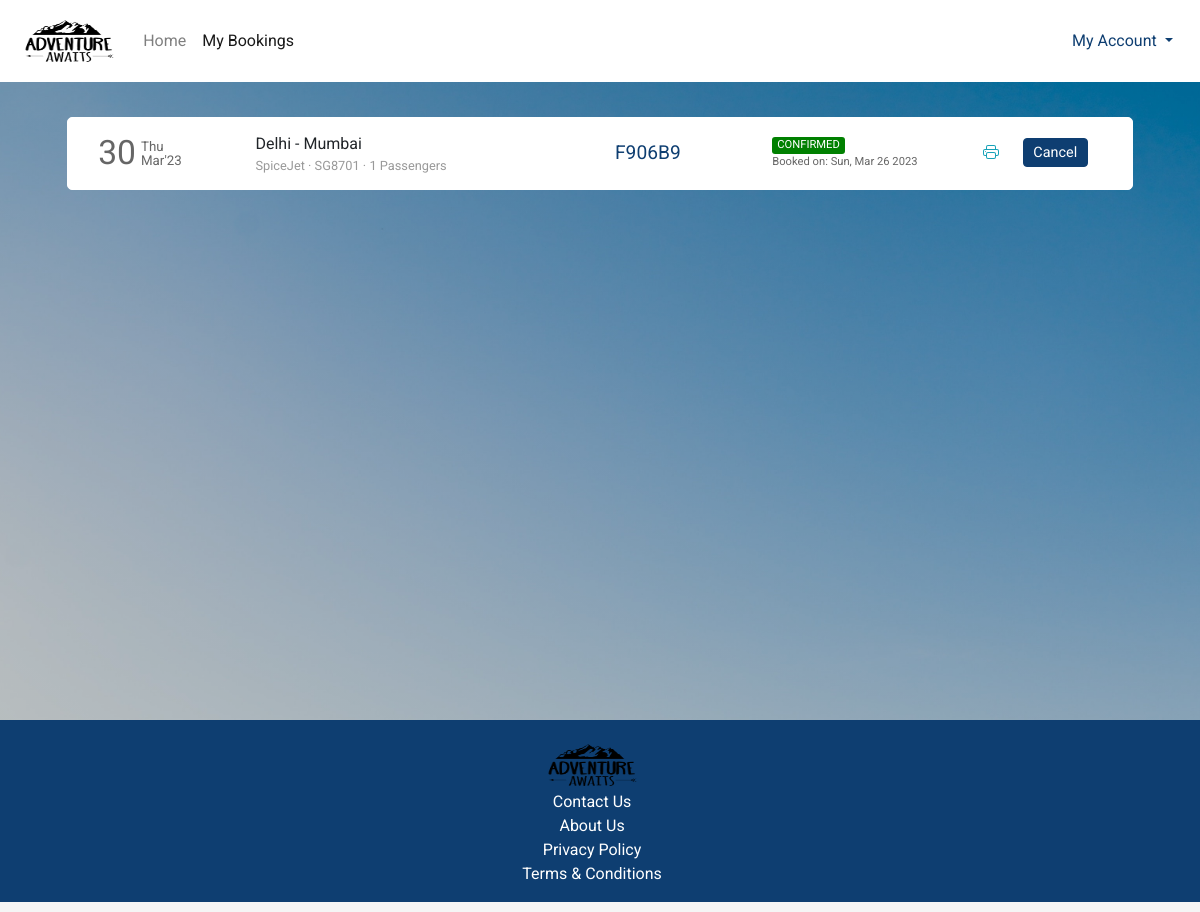
Page /flight/bookings (signed in) on the earlier database version.
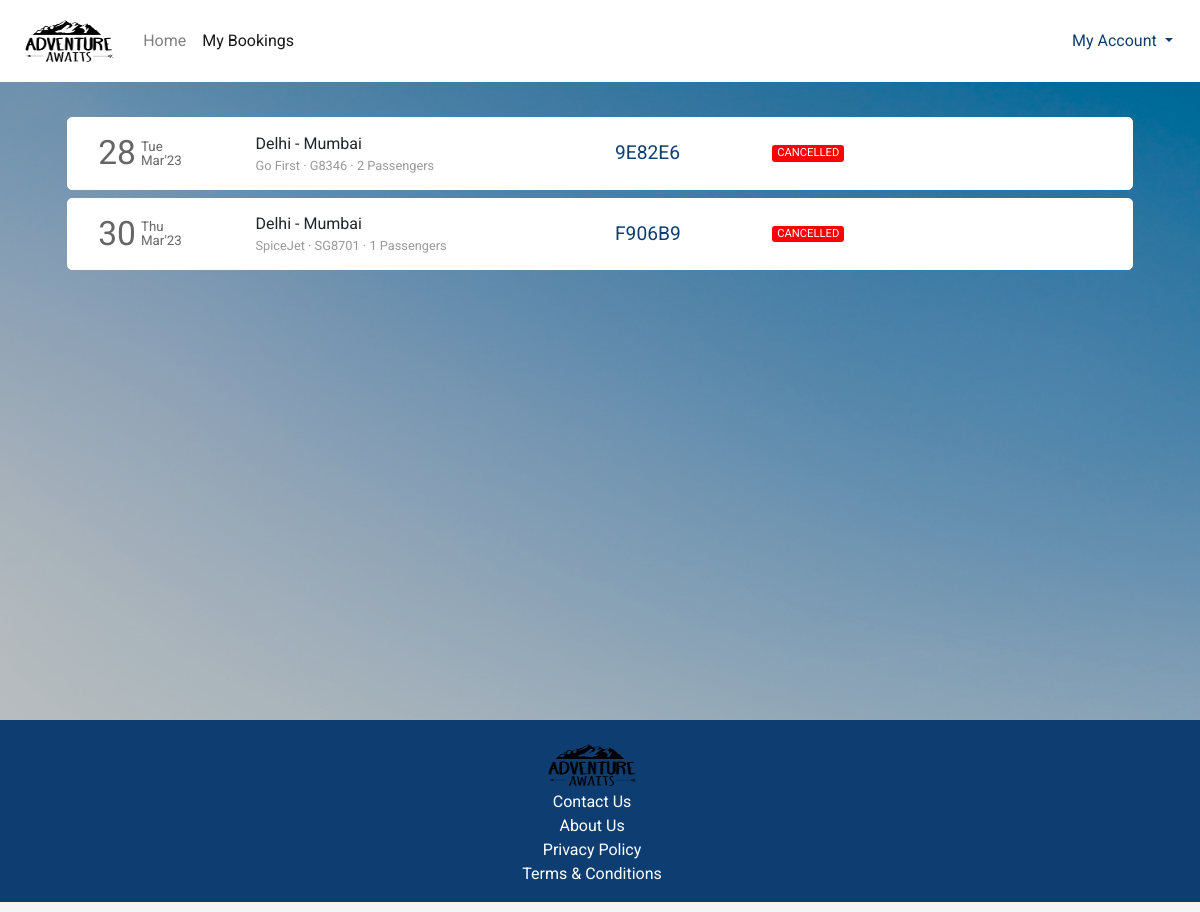
Same page on the later database version.
### flight/models.py (models this page shows, shortened)
class Ticket(models.Model):
    user = models.ForeignKey(User,on_delete=models.CASCADE,related_name="bookings", blank=True, null=True)
    ref_no = models.CharField(max_length=6, unique=True)
    passengers = models.ManyToManyField(Passenger, related_name="flight_tickets")
    flight = models.ForeignKey(Flight, on_delete=models.CASCADE, related_name="tickets", blank=True, null=True)
    flight_ddate = models.DateField(blank=True, null=True)
    flight_adate = models.DateField(blank=True, null=True)
    flight_fare = models.FloatField(blank=True,null=True)
    other_charges = models.FloatField(blank=True,null=True)
    coupon_used = models.CharField(max_length=15,blank=True)
    coupon_discount = models.FloatField(default=0.0)
    total_fare = models.FloatField(blank=True, null=True)
    seat_class = models.CharField(max_length=20, choices=SEAT_CLASS)
    booking_date = models.DateTimeField(default=datetime.now)
    mobile = models.CharField(max_length=20,blank=True)
    email = models.EmailField(max_length=45, blank=True)
    status = models.CharField(max_length=45, choices=TICKET_STATUS)

class Flight(models.Model):
    origin = models.ForeignKey(Place, on_delete=models.CASCADE, related_name="departures")
    destination = models.ForeignKey(Place, on_delete=models.CASCADE, related_name="arrivals")
    depart_time = models.TimeField(auto_now=False, auto_now_add=False)
    depart_day = models.ManyToManyField(Week, related_name="flights_of_the_day")
    duration = models.DurationField(null=True)
    arrival_time = models.TimeField(auto_now=False, auto_now_add=False)
    plane = models.CharField(max_length=24)
    airline = models.CharField(max_length=64)
    economy_fare = models.FloatField(null=True)
    business_fare = models.FloatField(null=True)
    first_fare = models.FloatField(null=True)

class Place(models.Model):
    city = models.CharField(max_length=64)
    airport = models.CharField(max_length=64)
    code = models.CharField(max_length=3)
    country = models.CharField(max_length=64)

### flight/views.py (the view)
# urls.py: path('flight/bookings', views.bookings, name="bookings"),
def bookings(request):
    if request.user.is_authenticated:
        tickets = Ticket.objects.filter(user=request.user).order_by('-booking_date')
        return render(request, 'flight/bookings.html', {
            'page': 'bookings',
            'tickets': tickets
        })
    else:
        return HttpResponseRedirect(reverse('login'))

### flight/templates/flight/bookings.html (shortened to what this page needs)
{% extends 'flight/layout.html' %}
{% load static %}
{% block head %}
    <link rel="stylesheet" href="{% static 'css/bookings_style.css' %}">
{% endblock head %}
{% block body %}
    <section class="section section1" style="background-image: linear-gradient(rgba(0,0,0,0.2),rgba(0,0,0,0.2)), url({% static 'img/contact-us.jpg' %})">
        <div class="container">
            {% if tickets %}
                {% for ticket in tickets %}
                    <div class="row each-booking-div" id="{{ticket.ref_no}}">
                        <div class="col-2" style="display: flex;">
                            <div style="display: flex; color: #666666; margin-top: auto;">
                                <div>
                                    <span style="font-size: 2.1em;">{{ticket.flight_ddate | date:"d"}}</span>
                                </div>
                                <div style="font-size: smaller; display: flex; margin: auto 0; padding-left: 5px; line-height: 1em;">
                                    <div style="margin: auto;">
                                        <div style="margin-bottom: 1px;">{{ticket.flight_ddate | date:"D"}}</div>
                                        <div style="margin-top: 1px;">{{ticket.flight_ddate | date:"M'y"}}</div>
                                    </div>
                                </div>
                            </div>
                        </div>
                        <div class="col-4 middle-div">
                            <div style="width:100%">
                                <div class="row places-div" style=" display: flex;">
                                    <div style="max-width: 45%;">{{ticket.flight.origin.city}}</div>
                                    <div>&nbsp;-&nbsp;</div>
                                    <div style="max-width: 45%;">{{ticket.flight.destination.city}}</div>
                                </div>
                                <div class="row places-div" style="font-size: .8em; color: #999999; ">
                                    <div style="max-width: 100%;">{{ticket.flight.airline}} &middot; {{ticket.flight.plane}} &middot; {{ticket.passengers.count}} Passengers</div>
                                </div>
                            </div>
                        </div>
                        <div class="col-2 middle-div">
                            <div style="font-size: 1.2em; color: #0e3e71;">{{ticket.ref_no}}</div>
                        </div>
                        <div class="col-2 middle-div">
                            <div>
                                <div class="row status-div">
                                    {% if ticket.status == 'CONFIRMED' %}
                                        <div class="green">{{ticket.status}}</div>
                                    {% endif %}
                                    {% if ticket.status == 'CANCELLED' %}
                                        <div class="red">{{ticket.status}}</div>
                                    {% endif %}
                                </div>
                                <div class="row booking-date-div" style="font-size: .7em; color: #666;">
                                    {% if ticket.status == 'CONFIRMED' %}
                                        Booked on: {{ticket.booking_date | date:"D, M d Y"}}
                                    {% endif %}
                                </div>
                            </div>
                        </div>
                        <div class="col-2 last-div">
                            <div>
                                <div class="ticket-action-div">
                                    {% if ticket.status == 'CONFIRMED' %}
                                        <form action="{% url 'getticket' %}" method="get" target="_blank">
                                            <button type="submit" class="btn btn-outline-info btnp pbtn">
                                            </button>
                                        </form>
                                        <button class="btn btn-outline-danger btnp cbtn" style="background-color: #0e3e71; border-color: #0e3e71; color: white;"  data-ref="{{ticket.ref_no}}" onclick="popup(this)">Cancel</button>
                                    {% endif %}
                                </div>
                            </div>
                        </div>
                    </div>
                {% endfor %}
            {% endif %}
        </div>
    </section>
{% endblock %}

### flight/templates/flight/layout.html (shortened to what this page needs)
{% load static %}
<!DOCTYPE html>
<html lang="en">
<head>
  <link rel="stylesheet" href="https://stackpath.bootstrapcdn.com/bootstrap/4.4.1/css/bootstrap.min.css">
  <link rel="stylesheet" href="https://use.typekit.net/cav5lva.css">
  <link rel="stylesheet" href="{% static 'css/layout_style.css' %}">
  {% block head %}
  {% endblock %}
</head>
<body>
  <div class="container-fluid">
    <nav class="navbar navbar-expand-lg navbar-light">
      <a class="navbar-brand" href="{% url 'index' %}">
          <img src="{% static 'img/adventure-awaits.png' %}" height="50" width="100" alt="">
      </a>
      <div class="collapse navbar-collapse" id="navbarSupportedContent">
        <ul class="navbar-nav mr-auto">
          <li class="nav-item {% if not page %}active{% endif %}">
            <a class="nav-link" href="{% url 'index' %}">Home</a>
          </li>
          <li class="nav-item {% if page == 'bookings' %}active{% endif %}">
            <a class="nav-link" href="{% url 'bookings' %}">My Bookings</a>
          </li>
        </ul>
        <ul class="navbar-nav">
          {% if not user.is_authenticated %}
            <li class="nav-item">
              <button class="btn" style="border-radius: 25rem; color: #0e3e71; border-color: #0e3e71; " onclick="window.location.href = '/login';">
                <svg width="1.1em" height="1.1em" viewBox="0 1.5 16 16" class="bi bi-person-fill" fill="currentColor" xmlns="http://www.w3.org/2000/svg">
                  <path fill-rule="evenodd" d="M3 14s-1 0-1-1 1-4 6-4 6 3 6 4-1 1-1 1H3zm5-6a3 3 0 1 0 0-6 3 3 0 0 0 0 6z"/>
                </svg>
                Login
              </button>
            </li>
          {% else %}
            <li class="nav-item dropdown my-account">
              <a class="nav-link dropdown-toggle" href="#" id="navbarDropdown" role="button" data-toggle="dropdown" aria-haspopup="true" aria-expanded="false" style="color: #0e3e71;">
                My Account
              </a>
            </li>
          {% endif %}
        </ul>
      </div>
    </nav>
    <main>
      {% block body %}{% endblock %}
    </main>
    <footer>
      <div class="container">
        <div>
          <div class="footer-content">
            <div class="links-container">
              <div>
                <ul class="link-list">
                    <li class="list-item"><a class="footer-links" href="{% url 'index' %}"><img src="{% static 'img/adventure-awaits.png' %}" height="50" width="100" alt=""></a></li>
                    <li class="list-item"><a class="footer-links" href="{% url 'contact' %}">Contact Us</a></li>
                    <li class="list-item"><a class="footer-links" href="{% url 'aboutus' %}">About Us</a></li>
                    <li class="list-item"><a class="footer-links" href="{% url 'privacypolicy' %}">Privacy Policy</a></li>
                    <li class="list-item"><a class="footer-links" href="{% url 'termsandconditions' %}">Terms &amp; Conditions</a></li>
                </ul>
              </div>
            </div>
          </div>
        </div>
      </div>
    </footer>
  </div>
</body>
</html>

### flight/static/css/layout_style.css (style rules this page uses)
body { margin: 0px; padding: 0px; font-family: "Rubik", sans-serif; font-weight: normal; font-style: normal; min-width: 250px; }
.container-fluid { padding-left: 0px; padding-right: 0px; }
.navbar { padding: .7rem 1.2rem; background-color: rgb(255, 255, 255); transition-duration: .2s; }
.section { background-size: cover; background-position: center; background-repeat: no-repeat; padding: 30px 30px; min-height: 80vh; }
footer { background-color: #0e3e71; margin-top: -50px; padding-top: 0px; }
footer .container > div { font-family: Barlow, sans-serif; margin: 48px 0px 10px; flex-shrink: 0; max-width: 100%; overflow: hidden; }
.footer-content { padding-top: 20px; display: flex; -webkit-box-pack: justify; justify-content: space-between; }
.links-container { text-align: center; flex-direction: row; display: flex; margin-left: 43%; }
.links-container > div { flex: 1 0 0px; }
.links-container > div ul { padding-inline-start: 0px; margin-block-start: 0px; margin-block-end: 0px; list-style-type: none; margin-right: 50px; }
.footer-links { white-space: nowrap; color: #ffffff; text-align: center; transition: all 0.1s ease 0s; }

### flight/static/css/bookings_style.css (style rules this page uses)
* { font-family: 'Roboto', sans-serif; }
body { background-color: #f5f5f5; word-wrap: break-word; }
.container { cursor: pointer; }
.each-booking-div { width: 96%; margin: 5px auto 8px auto; transition-duration: .4s; padding: 10px 15px; background-color: #ffffff; border: 1px solid #ffffff; border-radius: 5px; }
.each-booking-div > div { display: flex; overflow: auto; }
.each-booking-div > div > div { margin-top: auto; margin-bottom: auto; width: 100%; }
.green, .red, .orange { border-radius: 3px; color: white; padding-left: 5px; padding-right: 5px; font-size: .7em; }
.red { background-color: red; }

Differences in the rows shown:
added Ticket: flight_ddate "28", flight_ddate "Tue", flight_ddate "Mar'23", flight.origin.city "Delhi", flight.destination.city "Mumbai", flight.airline "Go First", flight.plane "G8346", passengers.count "2", ref_no "9E82E6", status "CANCELLED"
changed Ticket "Thu": status "CONFIRMED" → "CANCELLED"; booking_date "Sun, Mar 26 2023" → (not shown)
